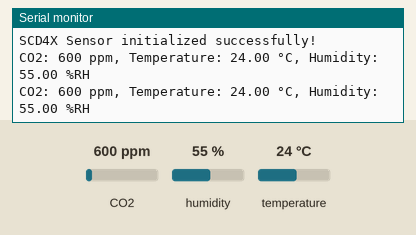
Recording of a sketch running on a simulated ESP8266 (NodeMCU). On the bench: the last lines printed to the serial monitor. The inputs (shaded band) are chosen by the test bench; at power-on: CO2 600 ppm, humidity 55 %, temperature 24 °C.

Above: at 10.8 s.
10.9 s: CO2 set to 452 ppm
At 15.7 s:
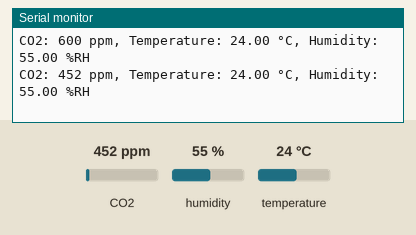
18.4 s: humidity set to 22 %
At 20.8 s:
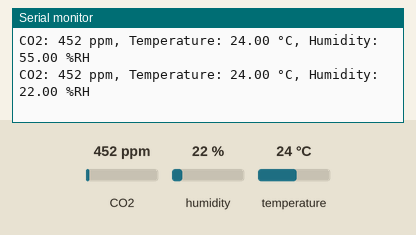
25.9 s: temperature set to 12 °C
At 30.8 s:
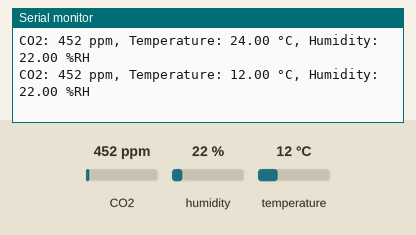

Measured:
- after the input at 10.9 s, the serial monitor: prints a new line after 4.1 s (image 1)
- after the input at 18.4 s, the serial monitor: prints a new line after 1.6 s (image 2)
- after the input at 25.9 s, the serial monitor: prints a new line after 4.1 s (image 3)

The sketch:

CO2_Sensor.ino
```cpp
#include <Wire.h>
#include <SensirionI2CScd4x.h>

// Create an instance of the SCD4X sensor
SensirionI2CScd4x scd4x;

void setup() {
  // Initialize Serial for debugging
  Serial.begin(9600);
  while (!Serial) {
    // Wait for the Serial Monitor to open
  }

  // Initialize I2C communication
  Wire.begin(D2, D1); // SDA = D2, SCL = D1 for NodeMCU ESP8266

  // Initialize the SCD4X sensor
  scd4x.begin(Wire);
  Serial.println("Initializing SCD4X Sensor...");

  if (scd4x.startPeriodicMeasurement() != 0) {
    Serial.println("Error: Could not start periodic measurements. Check wiring.");
    while (1); // Stop execution if initialization fails
  }

  Serial.println("SCD4X Sensor initialized successfully!");
}

void loop() {
  // Wait for measurement to complete (SCD4X default is every 5 seconds)
  delay(5000);

  // Variables to store sensor readings
  uint16_t co2;
  float temperature;
  float humidity;

  // Read measurements from the sensor
  if (scd4x.readMeasurement(co2, temperature, humidity) != 0) {
    Serial.println("Error: Failed to read data from the sensor.");
    return;
  }

  if (co2 == 0) {
    Serial.println("Invalid reading. Sensor might be stabilizing...");
    return;
  }

  // Print measurements to Serial Monitor
  Serial.print("CO2: ");
  Serial.print(co2);
  Serial.print(" ppm, ");

  Serial.print("Temperature: ");
  Serial.print(temperature, 2);
  Serial.print(" °C, ");

  Serial.print("Humidity: ");
  Serial.print(humidity, 2);
  Serial.println(" %RH");
}
```
